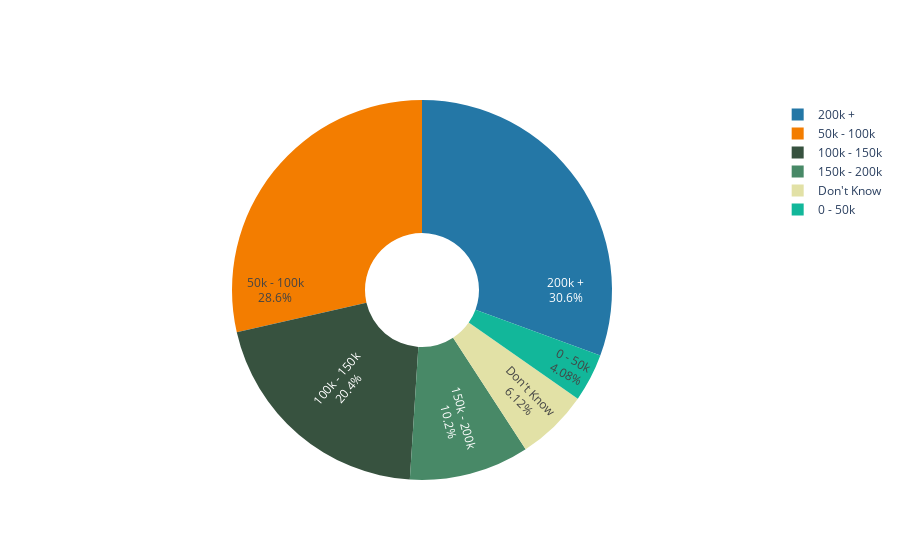

This figure's notebook cell:
### Markdown cell above
# parents' income levels

### Code cell
data = dataframe["What were your parents/caregivers' combined income at the start of university?"].value_counts()
values = []
labels = []
colors = []
for i,v in data.items():
    labels.append(i)
    values.append(v)
    colors.append("#"+''.join([random.choice('0123456789ABCDEF') for j in range(6)]))

fig = go.Figure(data=[go.Pie(labels=labels, values=values, textinfo='label+percent',
                             insidetextorientation='radial', marker_colors=colors, hole=.3
                            )])
iplot(fig)

### Figure 1 — Plotly figure (JSON) as saved in the notebook; plotly's stock layout.template omitted (floating-point values rounded to 4 significant figures)
{"data": [{"hole": 0.3, "insidetextorientation": "radial", "labels": ["200k +", "50k - 100k", "100k - 150k", "150k - 200k", "Don't Know", "0 - 50k"], "marker": {"colors": ["#2477A6", "#F37D00", "#37523F", "#488967", "#E2E1A6", "#12B79A"]}, "textinfo": "label+percent", "type": "pie", "values": [15, 14, 10, 5, 3, 2]}], "layout": {}}
